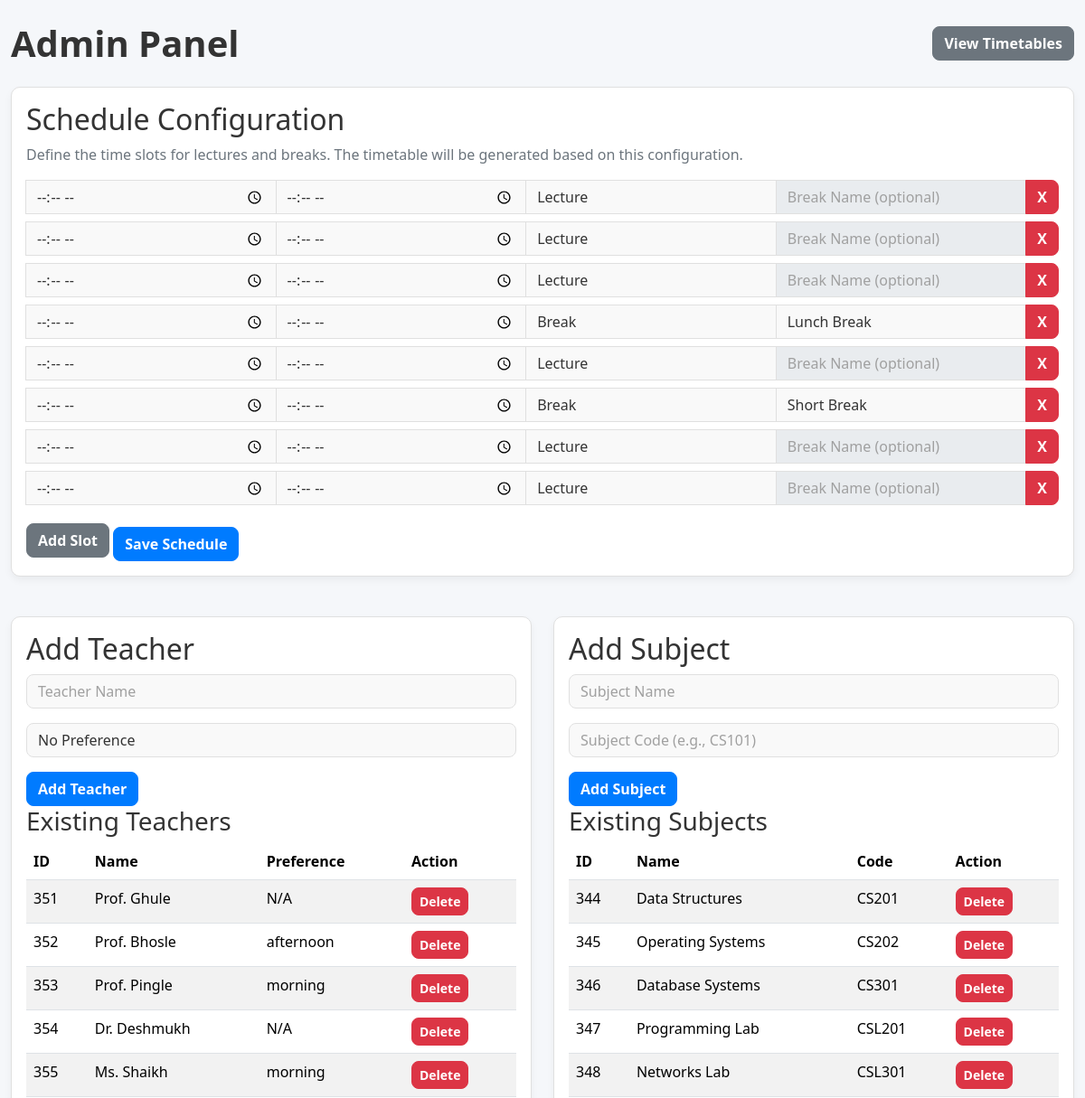
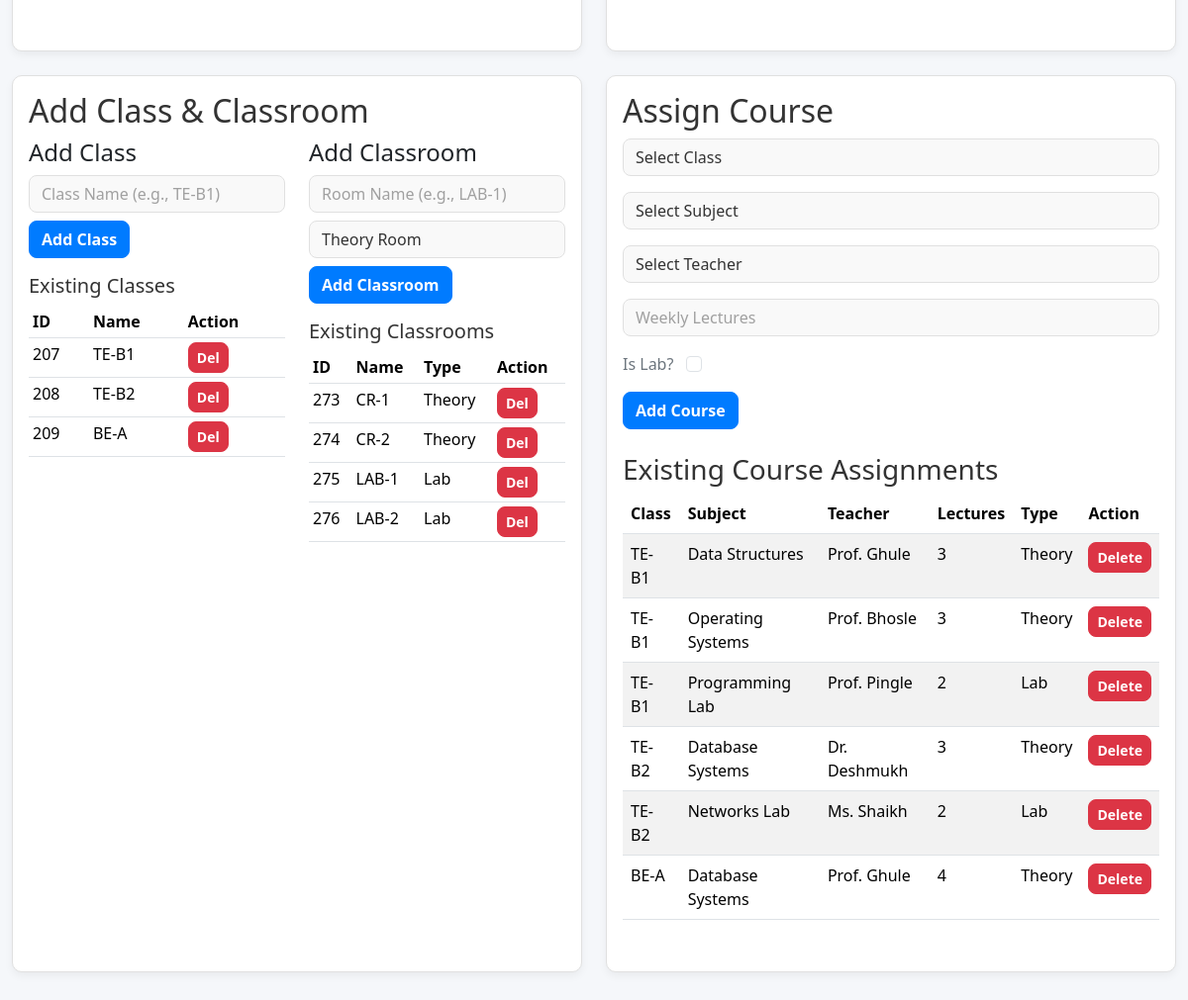
/manage, run on the app's committed database (2 pictures, top to bottom).
### tables this page shows
CREATE TABLE schedule_config (
                config_id INTEGER PRIMARY KEY,
                num_lectures_per_day INTEGER,
                start_time TEXT,
                end_time TEXT,
                is_break INTEGER,
                break_name TEXT
            );

CREATE TABLE teachers (
                teacher_id INTEGER PRIMARY KEY AUTOINCREMENT,
                name TEXT NOT NULL
            );

CREATE TABLE teacher_preferences (
                teacher_id INTEGER PRIMARY KEY,
                preference TEXT,
                FOREIGN KEY (teacher_id) REFERENCES teachers(teacher_id)
            );

CREATE TABLE subjects (
                subject_id INTEGER PRIMARY KEY AUTOINCREMENT,
                name TEXT NOT NULL,
                code TEXT NOT NULL UNIQUE
            );

CREATE TABLE classes (
                class_id INTEGER PRIMARY KEY AUTOINCREMENT,
                name TEXT NOT NULL UNIQUE
            );

CREATE TABLE classrooms (
                classroom_id INTEGER PRIMARY KEY AUTOINCREMENT,
                name TEXT NOT NULL UNIQUE,
                is_lab INTEGER DEFAULT 0
            );

CREATE TABLE courses (
                course_id INTEGER PRIMARY KEY AUTOINCREMENT,
                class_id INTEGER,
                subject_id INTEGER,
                teacher_id INTEGER,
                weekly_lectures INTEGER NOT NULL,
                is_lab INTEGER NOT NULL DEFAULT 0,
                FOREIGN KEY (class_id) REFERENCES classes(class_id),
                FOREIGN KEY (subject_id) REFERENCES subjects(subject_id),
                FOREIGN KEY (teacher_id) REFERENCES teachers(teacher_id)
            );

### app.py (the view, shortened to what this page needs)
@app.route('/manage', methods=['GET', 'POST'])
def manage():
    db = get_db()
    cur = db.cursor()
    teachers = cur.execute('SELECT teachers.*, teacher_preferences.preference FROM teachers LEFT JOIN teacher_preferences ON teachers.teacher_id = teacher_preferences.teacher_id').fetchall()
    subjects = cur.execute('SELECT * FROM subjects').fetchall()
    classes = cur.execute('SELECT * FROM classes').fetchall()
    classrooms = cur.execute('SELECT * FROM classrooms').fetchall()
    courses = cur.execute('''
        SELECT c.*, t.name as teacher_name, sub.name as subject_name, cl.name as class_name
        FROM courses c
        JOIN teachers t ON c.teacher_id = t.teacher_id
        JOIN subjects sub ON c.subject_id = sub.subject_id
        JOIN classes cl ON c.class_id = cl.class_id
    ''').fetchall()
    schedule_config = get_slot_times()
    return render_template('manage.html', teachers=teachers, subjects=subjects, classes=classes, classrooms=classrooms, courses=courses, schedule_config=schedule_config, messages=flash)

### templates/manage.html (shortened to what this page needs)
<!DOCTYPE html>
<html lang="en">
<head>
    <link rel="stylesheet" href="https://cdn.jsdelivr.net/npm/bootstrap@5.3.1/dist/css/bootstrap.min.css">
    <link rel="stylesheet" href="{{ url_for('static', filename='css/style.css') }}">
</head>
<body>
<div class="container-fluid py-4">
    <div class="d-flex justify-content-between align-items-center mb-4">
        <h1 class="main-title">Admin Panel</h1>
        <a href="{{ url_for('index') }}" class="btn btn-secondary">View Timetables</a>
    </div>
    <div class="card p-3 mb-4">
        <h2 class="h2">Schedule Configuration</h2>
        <p class="text-secondary">Define the time slots for lectures and breaks. The timetable will be generated based on this configuration.</p>
        <form id="scheduleConfigForm" action="{{ url_for('manage') }}" method="post">
            <div id="slotInputs">
                {% for slot in schedule_config %}
                    <div class="input-group mb-2">
                        <input type="time" class="form-control" name="start_time" value="{{ slot.start_time }}" required>
                        <input type="time" class="form-control" name="end_time" value="{{ slot.end_time }}" required>
                        <select class="form-control" name="is_break">
                            <option value="0" {% if not slot.is_break %}selected{% endif %}>Lecture</option>
                            <option value="1" {% if slot.is_break %}selected{% endif %}>Break</option>
                        </select>
                        <input type="text" class="form-control break-name-input" name="break_name" placeholder="Break Name (optional)" value="{{ slot.break_name or '' }}" {% if not slot.is_break %}disabled{% endif %}>
                        <button type="button" class="btn btn-danger remove-slot">X</button>
                    </div>
                {% endfor %}
            </div>
            <button type="button" class="btn btn-secondary mt-2" id="addSlotBtn">Add Slot</button>
            <button type="submit" class="btn btn-primary mt-3">Save Schedule</button>
        </form>
    </div>
    <div class="row">
        <div class="col-md-6 mb-4">
            <div class="card p-3 h-100">
                <h2 class="h2">Add Teacher</h2>
                <form id="addTeacherForm" action="{{ url_for('manage') }}" method="post" onsubmit="return confirm('Are you sure you want to add this teacher?');">
                    <div class="mb-3">
                        <input type="text" id="teacherName" name="teacher_name" class="form-control" placeholder="Teacher Name" required>
                    </div>
                    <div class="mb-3">
                        <select id="teacherPref" name="teacher_pref" class="form-control">
                            <option value="">No Preference</option>
                        </select>
                    </div>
                    <button type="submit" class="btn btn-primary">Add Teacher</button>
                </form>
                <h3 class="h3">Existing Teachers</h3>
                <div class="table-responsive">
                    <table class="table table-striped">
                        <thead><tr><th>ID</th><th>Name</th><th>Preference</th><th>Action</th></tr></thead>
                        <tbody>
                            {% for teacher in teachers %}
                            <tr>
                                <td>{{ teacher.teacher_id }}</td>
                                <td>{{ teacher.name }}</td>
                                <td>{{ teacher.preference or 'N/A' }}</td>
                                <td>
                                    <form action="{{ url_for('manage') }}" method="post" onsubmit="return confirm('Are you sure you want to delete this teacher?');">
                                        <button type="submit" class="btn btn-danger btn-sm">Delete</button>
                                    </form>
                                </td>
                            </tr>
                            {% endfor %}
                        </tbody>
                    </table>
                </div>
            </div>
        </div>
        <div class="col-md-6 mb-4">
            <div class="card p-3 h-100">
                <h2 class="h2">Add Subject</h2>
                <form id="addSubjectForm" action="{{ url_for('manage') }}" method="post" onsubmit="return confirm('Are you sure you want to add this subject?');">
                    <div class="mb-3">
                        <input type="text" id="subjectName" name="subject_name" class="form-control" placeholder="Subject Name" required>
                    </div>
                    <div class="mb-3">
                        <input type="text" id="subjectCode" name="subject_code" class="form-control" placeholder="Subject Code (e.g., CS101)" required>
                    </div>
                    <button type="submit" class="btn btn-primary">Add Subject</button>
                </form>
                <h3 class="h3">Existing Subjects</h3>
                <div class="table-responsive">
                    <table class="table table-striped">
                        <thead><tr><th>ID</th><th>Name</th><th>Code</th><th>Action</th></tr></thead>
                        <tbody>
                            {% for subject in subjects %}
                            <tr>
                                <td>{{ subject.subject_id }}</td>
                                <td>{{ subject.name }}</td>
                                <td>{{ subject.code }}</td>
                                <td>
                                    <form action="{{ url_for('manage') }}" method="post" onsubmit="return confirm('Are you sure you want to delete this subject?');">
                                        <button type="submit" class="btn btn-danger btn-sm">Delete</button>
                                    </form>
                                </td>
                            </tr>
                            {% endfor %}
                        </tbody>
                    </table>
                </div>
            </div>
        </div>
    </div>
    <div class="row">
        <div class="col-md-6 mb-4">
            <div class="card p-3 h-100">
                <h2 class="h2">Add Class & Classroom</h2>
                <div class="row">
                    <div class="col-md-6">
                        <h4>Add Class</h4>
                        <form id="addClassForm" action="{{ url_for('manage') }}" method="post" onsubmit="return confirm('Are you sure you want to add this class?');">
                            <input type="text" id="className" name="class_name" class="form-control" placeholder="Class Name (e.g., TE-B1)" required>
                            <button type="submit" class="btn btn-primary mt-2">Add Class</button>
                        </form>
                        <h5 class="h5 mt-3">Existing Classes</h5>
                        <div class="table-responsive">
                            <table class="table table-sm">
                                <thead><tr><th>ID</th><th>Name</th><th>Action</th></tr></thead>
                                <tbody>
                                    {% for class_obj in classes %}
                                    <tr>
                                        <td>{{ class_obj.class_id }}</td>
                                        <td>{{ class_obj.name }}</td>
                                        <td>
                                            <form action="{{ url_for('manage') }}" method="post" onsubmit="return confirm('Are you sure you want to delete this class?');">
                                                <button type="submit" class="btn btn-danger btn-sm">Del</button>
                                            </form>
                                        </td>
                                    </tr>
                                    {% endfor %}
                                </tbody>
                            </table>
                        </div>
                    </div>
                    <div class="col-md-6">
                        <h4>Add Classroom</h4>
                        <form id="addClassroomForm" action="{{ url_for('manage') }}" method="post" onsubmit="return confirm('Are you sure you want to add this classroom?');">
                            <input type="text" id="classroomName" name="classroom_name" class="form-control" placeholder="Room Name (e.g., LAB-1)" required>
                            <select id="isLab" name="is_lab" class="form-control mt-2">
                                <option value="0">Theory Room</option>
                            </select>
                            <button type="submit" class="btn btn-primary mt-2">Add Classroom</button>
                        </form>
                        <h5 class="h5 mt-3">Existing Classrooms</h5>
                        <div class="table-responsive">
                            <table class="table table-sm">
                                <thead><tr><th>ID</th><th>Name</th><th>Type</th><th>Action</th></tr></thead>
                                <tbody>
                                    {% for room in classrooms %}
                                    <tr>
                                        <td>{{ room.classroom_id }}</td>
                                        <td>{{ room.name }}</td>
                                        <td>{{ 'Lab' if room.is_lab else 'Theory' }}</td>
                                        <td>
                                            <form action="{{ url_for('manage') }}" method="post" onsubmit="return confirm('Are you sure you want to delete this classroom?');">
                                                <button type="submit" class="btn btn-danger btn-sm">Del</button>
                                            </form>
                                        </td>
                                    </tr>
                                    {% endfor %}
                                </tbody>
                            </table>
                        </div>
                    </div>
                </div>
            </div>
        </div>
        <div class="col-md-6 mb-4">
            <div class="card p-3 h-100">
                <h2 class="h2">Assign Course</h2>
                <form id="addCourseForm" action="{{ url_for('manage') }}" method="post" onsubmit="return confirm('Are you sure you want to add this course assignment?');">
                    <div class="mb-3">
                        <select id="courseClass" name="course_class" class="form-control" required>
                            <option value="">Select Class</option>
                        </select>
                    </div>
                    <div class="mb-3">
                        <select id="courseSubject" name="course_subject" class="form-control" required>
                            <option value="">Select Subject</option>
                        </select>
                    </div>
                    <div class="mb-3">
                        <select id="courseTeacher" name="course_teacher" class="form-control" required>
                            <option value="">Select Teacher</option>
                        </select>
                    </div>
                    <div class="mb-3">
                        <input type="number" id="weeklyLectures" name="weekly_lectures" class="form-control" placeholder="Weekly Lectures" min="1" required>
                    </div>
                    <div class="mb-3">
                        <label class="form-check-label text-secondary">Is Lab?</label>
                        <input type="checkbox" id="isLabCheckbox" name="is_lab_checkbox" class="form-check-input ms-2">
                    </div>
                    <button type="submit" class="btn btn-primary">Add Course</button>
                </form>
                <h3 class="h3 mt-4">Existing Course Assignments</h3>
                <div class="table-responsive">
                    <table class="table table-striped">
                        <thead><tr><th>Class</th><th>Subject</th><th>Teacher</th><th>Lectures</th><th>Type</th><th>Action</th></tr></thead>
                        <tbody>
                            {% for course in courses %}
                            <tr>
                                <td>{{ course.class_name }}</td>
                                <td>{{ course.subject_name }}</td>
                                <td>{{ course.teacher_name }}</td>
                                <td>{{ course.weekly_lectures }}</td>
                                <td>{{ 'Lab' if course.is_lab else 'Theory' }}</td>
                                <td>
                                    <form action="{{ url_for('manage') }}" method="post" onsubmit="return confirm('Are you sure you want to delete this course?');">
                                        <button type="submit" class="btn btn-danger btn-sm">Delete</button>
                                    </form>
                                </td>
                            </tr>
                            {% endfor %}
                        </tbody>
                    </table>
                </div>
            </div>
        </div>
    </div>
</div>
</body>
</html>

### data on the page
schedule_config: is_break "Lecture"
schedule_config: is_break "Lecture"
schedule_config: is_break "Lecture"
schedule_config: is_break "Break", break_name "Lunch Break"
schedule_config: is_break "Lecture"
schedule_config: is_break "Break", break_name "Short Break"
schedule_config: is_break "Lecture"
schedule_config: is_break "Lecture"
teachers: teacher_id "351", name "Prof. Ghule", preference "N/A"
teacher_preferences: teacher_id "352", name "Prof. Bhosle", preference "afternoon"
teacher_preferences: teacher_id "353", name "Prof. Pingle", preference "morning"
teachers: teacher_id "354", name "Dr. Deshmukh", preference "N/A"
teacher_preferences: teacher_id "355", name "Ms. Shaikh", preference "morning"
subjects: subject_id "344", name "Data Structures", code "CS201"
subjects: subject_id "345", name "Operating Systems", code "CS202"
subjects: subject_id "346", name "Database Systems", code "CS301"
subjects: subject_id "347", name "Programming Lab", code "CSL201"
subjects: subject_id "348", name "Networks Lab", code "CSL301"
classes: class_id "207", name "TE-B1"
classes: class_id "208", name "TE-B2"
classes: class_id "209", name "BE-A"
classrooms: classroom_id "273", name "CR-1", is_lab "Theory"
classrooms: classroom_id "274", name "CR-2", is_lab "Theory"
classrooms: classroom_id "275", name "LAB-1", is_lab "Lab"
classrooms: classroom_id "276", name "LAB-2", is_lab "Lab"
courses: class_name "TE-B1", subject_name "Data Structures", teacher_name "Prof. Ghule", weekly_lectures "3", is_lab "Theory"
courses: class_name "TE-B1", subject_name "Operating Systems", teacher_name "Prof. Bhosle", weekly_lectures "3", is_lab "Theory"
courses: class_name "TE-B1", subject_name "Programming Lab", teacher_name "Prof. Pingle", weekly_lectures "2", is_lab "Lab"
courses: class_name "TE-B2", subject_name "Database Systems", teacher_name "Dr. Deshmukh", weekly_lectures "3", is_lab "Theory"
courses: class_name "TE-B2", subject_name "Networks Lab", teacher_name "Ms. Shaikh", weekly_lectures "2", is_lab "Lab"
courses: class_name "BE-A", subject_name "Database Systems", teacher_name "Prof. Ghule", weekly_lectures "4", is_lab "Theory"
